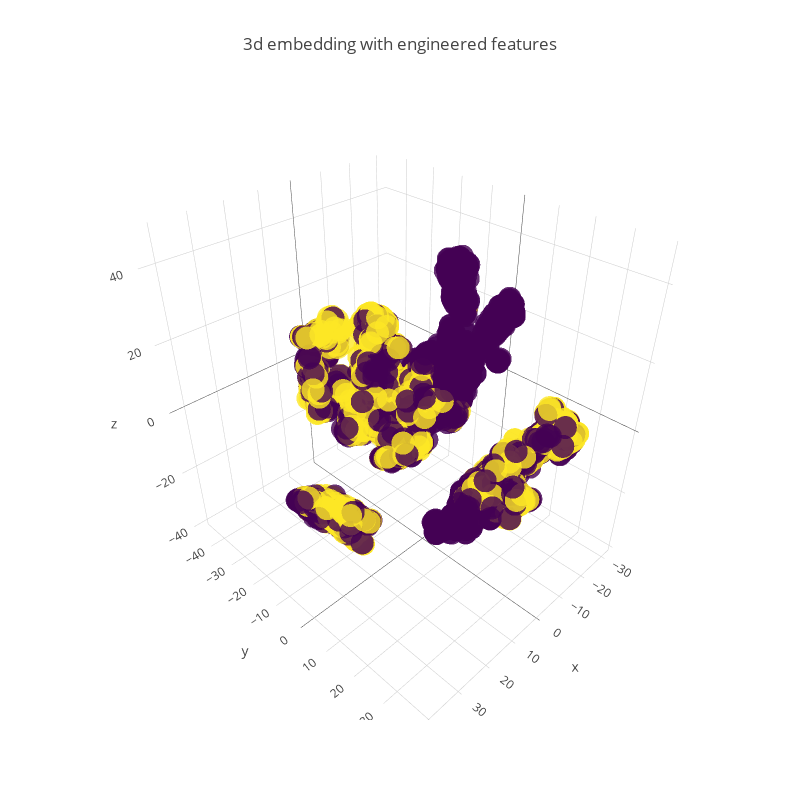

This figure's notebook cell:
### Code cell
trace1 = go.Scatter3d(
    x=tsne3d[:,0],
    y=tsne3d[:,1],
    z=tsne3d[:,2],
    mode='markers',
    marker=dict(
        sizemode='diameter',
        color=y,                # set color to an array/list of desired values
        colorscale='Viridis',   # choose a colorscale
        opacity=0.8,
        line=dict(color='rgb(255, 255, 255)'),
    )
)

data=[trace1]
layout=dict(height=800, width=800, title='3d embedding with engineered features')
fig=dict(data=data, layout=layout)
py.iplot(fig, filename='3DBubble')

### Figure 1 — Plotly figure (JSON) as saved in the notebook; plotly's stock layout.template omitted (floating-point values rounded to 4 significant figures; data arrays with more than 128 entries replaced by an {"elided": "..."} marker saying what was removed)
{"data": [{"marker": {"color": {"elided": "5000 int values"}, "colorscale": "Viridis", "line": {"color": "rgb(255, 255, 255)"}, "opacity": 0.8, "sizemode": "diameter"}, "mode": "markers", "type": "scatter3d", "uid": "bd75f99e-3864-4064-8c81-02824bb1e7dc", "x": {"elided": "5000 float values"}, "y": {"elided": "5000 float values"}, "z": {"elided": "5000 float values"}}], "layout": {"height": 800, "title": {"text": "3d embedding with engineered features"}, "width": 800}}
